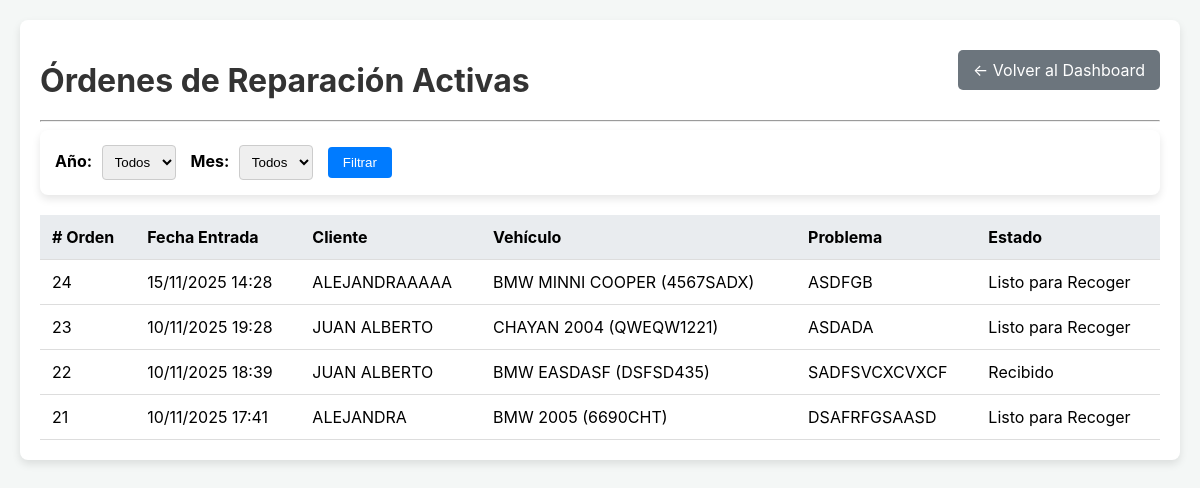
The app's page /ordenes/ (signed in) with its own data.
### taller/models.py (models this page shows, shortened)
class OrdenDeReparacion(models.Model):
    cliente = models.ForeignKey(Cliente, on_delete=models.CASCADE)
    vehiculo = models.ForeignKey(Vehiculo, on_delete=models.CASCADE)
    fecha_entrada = models.DateTimeField(auto_now_add=True)
    problema = models.TextField()
    presupuesto_origen = models.OneToOneField('Presupuesto', on_delete=models.SET_NULL, null=True, blank=True, related_name='orden_generada')
    ESTADO_CHOICES = [
        ('Recibido', 'Recibido'),
        ('En Diagnostico', 'En Diagnóstico'),
        ('Esperando Piezas', 'Esperando Piezas'),
        ('En Reparacion', 'En Reparación'),
        ('Listo para Recoger', 'Listo para Recoger'),
        ('Entregado', 'Entregado'),
    ]
    estado = models.CharField(max_length=20, choices=ESTADO_CHOICES, default='Recibido')

class Cliente(models.Model):
    nombre = models.CharField(max_length=100)
    telefono = models.CharField(max_length=20, unique=True)
    TIPO_DOCUMENTO_CHOICES = [
        ('DNI', 'DNI'),
        ('NIE', 'NIE'),
        ('NIF', 'NIF (Empresas)'),
    ]
    tipo_documento = models.CharField(max_length=10, choices=TIPO_DOCUMENTO_CHOICES, default='DNI', null=True, blank=True)
    documento_fiscal = models.CharField(max_length=20, null=True, blank=True, help_text="Número de DNI, NIE o NIF")
    direccion_fiscal = models.CharField(max_length=255, null=True, blank=True, help_text="Calle, Número, Piso, Puerta")
    codigo_postal_fiscal = models.CharField(max_length=10, null=True, blank=True)
    ciudad_fiscal = models.CharField(max_length=100, null=True, blank=True)
    provincia_fiscal = models.CharField(max_length=100, null=True, blank=True)

class Vehiculo(models.Model):
    matricula = models.CharField(max_length=20, unique=True)
    marca = models.CharField(max_length=50)
    modelo = models.CharField(max_length=50)
    kilometraje = models.IntegerField(default=0)
    cliente = models.ForeignKey(Cliente, on_delete=models.CASCADE)
    def __str__(self):
        return f"{self.marca} {self.modelo} ({self.matricula})"

### taller/views.py (the view, shortened to what this page needs)
# urls.py: path('ordenes/', views.lista_ordenes, name='lista_ordenes'),
@login_required
def lista_ordenes(request):
    ordenes_qs = OrdenDeReparacion.objects.exclude(estado='Entregado').select_related('cliente', 'vehiculo').order_by('-fecha_entrada')
    anos_y_meses_data = get_anos_y_meses_con_datos()
    anos_disponibles = sorted(anos_y_meses_data.keys(), reverse=True)
    ano_seleccionado = request.GET.get('ano')
    mes_seleccionado = request.GET.get('mes')
    if ano_seleccionado:
        try:
            ano_int = int(ano_seleccionado)
            ordenes_qs = ordenes_qs.filter(fecha_entrada__year=ano_int)
        except (ValueError, TypeError):
            ano_seleccionado = None
    ano_sel_int = int(ano_seleccionado) if ano_seleccionado else None
    mes_sel_int = int(mes_seleccionado) if mes_seleccionado else None
    context = {
        'ordenes': ordenes_qs,
        'anos_y_meses': anos_y_meses_data,
        'anos_disponibles': anos_disponibles,
        'ano_seleccionado': ano_sel_int,
        'mes_seleccionado': mes_sel_int,
        'meses_del_ano': range(1, 13)
    }
    return render(request, 'taller/lista_ordenes.html', context)

### taller/templates/taller/lista_ordenes.html (shortened to what this page needs)
<!DOCTYPE html>
{% load static %}
<html lang="es">
<head>
    <link rel="stylesheet" href="{% static 'taller/css/main.css' %}">
    <link rel="stylesheet" href="{% static 'taller/css/responsive.css' %}">
</head>
<body>
    <div class="container">
        <div class="header">
            <h1>Órdenes de Reparación Activas</h1>
            <a href="{% url 'home' %}" class="back-btn">← Volver al Dashboard</a>
        </div>
        <hr>
        <form method="get" action="">
            <div class="filters">
                <div>
                    <label for="ano">Año:</label>
                    <select name="ano" id="ano">
                        <option value="">Todos</option>
                    </select>
                </div>
                <div>
                    <label for="mes">Mes:</label>
                    <select name="mes" id="mes">
                        <option value="">Todos</option>
                    </select>
                </div>
                <button type="submit">Filtrar</button>
            </div>
        </form>
        <table class="order-table">
            <thead>
                <tr>
                    <th># Orden</th>
                    <th>Fecha Entrada</th>
                    <th>Cliente</th>
                    <th>Vehículo</th>
                    <th>Problema</th>
                    <th>Estado</th>
                </tr>
            </thead>
            <tbody>
                {% for orden in ordenes %}
                    <tr data-url="{% url 'detalle_orden' orden.id %}">
                        <td>{{ orden.id }}</td>
                        <td>{{ orden.fecha_entrada|date:"d/m/Y H:i" }}</td>
                        <td>{{ orden.cliente.nombre }}</td>
                        <td>{{ orden.vehiculo }}</td>
                        <td>{{ orden.problema }}</td>
                        <td>{{ orden.estado }}</td>
                    </tr>
                {% empty %}
                    <tr>
                        <td colspan="6" style="text-align: center; padding: 20px;">¡No hay trabajos pendientes que coincidan con los filtros!</td> </tr>
                {% endfor %}
            </tbody>
        </table>
    </div>
</body>
</html>

### taller/static/taller/css/main.css (style rules this page uses)
body { font-family: -apple-system, BlinkMacSystemFont, "Segoe UI", Roboto, "Helvetica Neue", Arial, sans-serif; background-color: #f4f7f6; margin: 0; padding: 20px; }
h1, h2 { color: #333; }
.header { display: flex; justify-content: space-between; align-items: flex-start; flex-wrap: wrap; gap: 10px; margin-bottom: 20px; }
.header h1 { margin-bottom: 0; }
.back-btn { padding: 10px 15px; background-color: #6c757d; color: white; text-decoration: none; border-radius: 5px; align-self: center; }
.filters { margin-bottom: 20px; display: flex; gap: 15px; align-items: center; background-color: #fff; padding: 15px; border-radius: 8px; box-shadow: 0 4px 8px rgba(0,0,0,0.1); flex-wrap: wrap; }
.filters label { font-weight: bold; margin-right: 5px; }
.filters select { padding: 8px; border-radius: 4px; border: 1px solid #ccc; }
.filters button { padding: 8px 15px; background-color: #007bff; color: white; border: none; border-radius: 4px; cursor: pointer; }
.container { max-width: 1200px; margin: auto; background-color: #fff; padding: 20px; border-radius: 8px; box-shadow: 0 4px 8px rgba(0,0,0,0.1); }
.order-table { width: 100%; border-collapse: collapse; margin-top: 20px; }
.order-table th, .order-table td { padding: 12px; text-align: left; border-bottom: 1px solid #ddd; }
.order-table th { background-color: #e9ecef; }

### records on screen
OrdenDeReparacion: id "24", fecha_entrada "15/11/2025 14:28", cliente.nombre "ALEJANDRAAAAA", vehiculo "BMW MINNI COOPER (4567SADX)", problema "ASDFGB", estado "Listo para Recoger"
OrdenDeReparacion: id "23", fecha_entrada "10/11/2025 19:28", cliente.nombre "JUAN ALBERTO", vehiculo "CHAYAN 2004 (QWEQW1221)", problema "ASDADA", estado "Listo para Recoger"
OrdenDeReparacion: id "22", fecha_entrada "10/11/2025 18:39", cliente.nombre "JUAN ALBERTO", vehiculo "BMW EASDASF (DSFSD435)", problema "SADFSVCXCVXCF", estado "Recibido"
OrdenDeReparacion: id "21", fecha_entrada "10/11/2025 17:41", cliente.nombre "ALEJANDRA", vehiculo "BMW 2005 (6690CHT)", problema "DSAFRFGSAASD", estado "Listo para Recoger"
